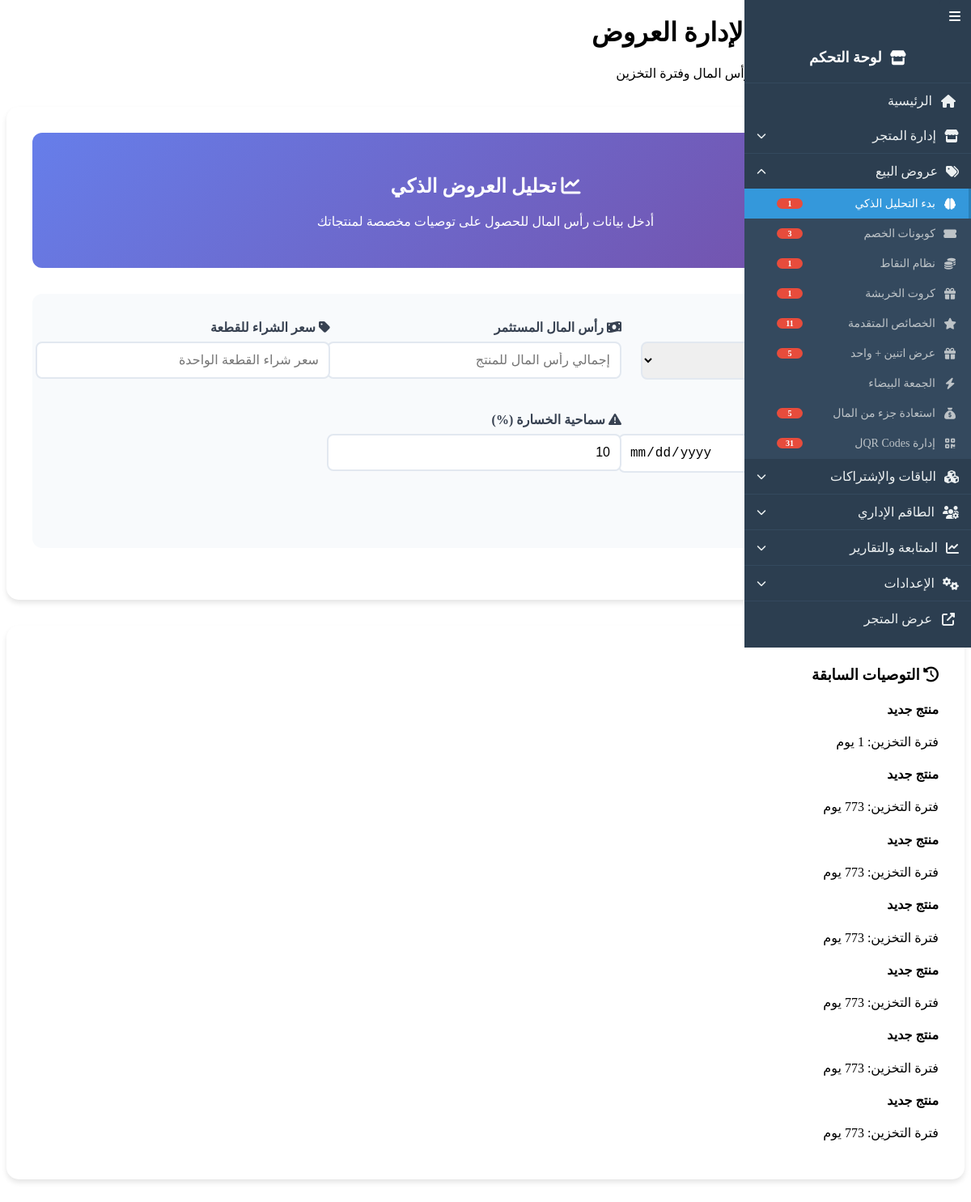
The page /admin/smart_guidance.php (signed in) on the database its author committed.
### tables this page shows
CREATE TABLE `merchant_smart_guidance` (
  `id` int(11) NOT NULL,
  `merchant_id` int(11) NOT NULL,
  `product_id` int(11) NOT NULL,
  `capital_amount` decimal(12,2) NOT NULL,
  `purchase_date` date NOT NULL,
  `purchase_price` decimal(10,2) NOT NULL,
  `current_price` decimal(10,2) NOT NULL,
  `storage_duration` int(11) DEFAULT 0,
  `loss_tolerance` decimal(5,2) DEFAULT 10.00,
  `recommended_offers` longtext DEFAULT NULL CHECK (json_valid(`recommended_offers`)),
  `expected_loss_rate` decimal(5,2) DEFAULT 0.00,
  `expected_profit_rate` decimal(5,2) DEFAULT 0.00,
  `analysis_data` longtext DEFAULT NULL CHECK (json_valid(`analysis_data`)),
  `is_active` tinyint(1) DEFAULT 1,
  `created_at` timestamp NOT NULL DEFAULT current_timestamp(),
  `updated_at` timestamp NOT NULL DEFAULT current_timestamp() ON UPDATE current_timestamp()
);

CREATE TABLE `products` (
  `id` int(11) NOT NULL,
  `category_id` int(11) DEFAULT NULL,
  `title` varchar(255) NOT NULL,
  `slug` varchar(255) NOT NULL,
  `description` text DEFAULT NULL,
  `short_description` varchar(500) DEFAULT NULL,
  `price` decimal(10,2) NOT NULL,
  `discount_percentage` decimal(5,2) DEFAULT 0.00,
  `discount_amount` decimal(10,2) DEFAULT 0.00,
  `final_price` decimal(10,2) GENERATED ALWAYS AS (`price` - greatest(`discount_amount`,`price` * `discount_percentage` / 100)) STORED,
  `ad_discount_increase` decimal(5,2) DEFAULT 0.00,
  `ad_end_date` timestamp NULL DEFAULT NULL,
  `stock` int(11) DEFAULT 0,
  `sku` varchar(100) DEFAULT NULL,
  `weight` decimal(8,2) DEFAULT NULL,
  `dimensions` varchar(100) DEFAULT NULL,
  `main_image` varchar(255) DEFAULT NULL,
  `views` int(11) DEFAULT 0,
  `orders_count` int(11) DEFAULT 0,
  `rating_avg` decimal(3,2) DEFAULT 0.00,
  `rating_count` int(11) DEFAULT 0,
  `is_featured` tinyint(1) DEFAULT 0,
  `is_active` tinyint(1) DEFAULT 1,
  `meta_title` varchar(255) DEFAULT NULL,
  `meta_description` text DEFAULT NULL,
  `created_at` timestamp NOT NULL DEFAULT current_timestamp(),
  `updated_at` timestamp NOT NULL DEFAULT current_timestamp() ON UPDATE current_timestamp(),
  `product_condition` enum('new','used','refurbished','needs_repair') DEFAULT 'new',
  `special_offer_type` enum('none','points','coupon','gift','discount') DEFAULT 'none',
  `special_offer_value` varchar(255) DEFAULT NULL,
  `auction_enabled` tinyint(1) DEFAULT 0,
  `auction_end_time` timestamp NULL DEFAULT NULL,
  `starting_price` decimal(10,2) DEFAULT 0.00,
  `current_bid` decimal(10,2) DEFAULT 0.00,
  `bid_count` int(11) DEFAULT 0,
  `created_by` int(11) DEFAULT NULL,
  `store_type` enum('main','customer') DEFAULT 'main',
  `donation_discount_applied` tinyint(1) DEFAULT 0,
  `donation_id` int(11) DEFAULT NULL
);

### functions.php (called while the page is built, shortened)
<?php
require_once 'config.php';
 ?>
<?php
function getMerchantRecommendations($merchant_id) {
    global $pdo;
    $stmt = $pdo->prepare("
        SELECT mg.*, p.title as product_title
        FROM merchant_smart_guidance mg
        JOIN products p ON mg.product_id = p.id
        WHERE mg.merchant_id = ?
        ORDER BY mg.updated_at DESC
        LIMIT 10
    ");
    $stmt->execute([$merchant_id]);
    return $stmt->fetchAll(PDO::FETCH_ASSOC);
}
?>

### admin/smart_guidance.php (the view, shortened to what this page needs)
<?php
require_once '../functions.php';
$merchant_id = $_SESSION['customer_id'];
$previous_recommendations = getMerchantRecommendations($merchant_id);
?>
<!DOCTYPE html>
<html lang="ar" dir="rtl">
<head>
    <link rel="stylesheet" href="https://cdnjs.cloudflare.com/ajax/libs/font-awesome/6.4.0/css/all.min.css">
</head>
<body>
    <?php include 'sidebar.php'; ?>
    <div class="main-content">
        <div class="container">
            <div class="page-header">
                <h1><i class="fas fa-robot"></i> الاسترشاد الذكي لإدارة العروض</h1>
                <p>تحليل ذكي لمنتجاتك وتوصيات مبنية على رأس المال وفترة التخزين</p>
            </div>
            <div class="smart-guidance-container">
                <div class="analysis-header">
                    <h2><i class="fas fa-chart-line"></i> تحليل العروض الذكي</h2>
                    <p>أدخل بيانات رأس المال للحصول على توصيات مخصصة لمنتجاتك</p>
                </div>
                <form method="POST" class="capital-input-form">
                    <div class="form-grid">
                        <div class="form-group">
                            <label for="product_id"><i class="fas fa-box"></i> اختر المنتج</label>
                        </div>
                        <div class="form-group">
                            <label for="capital_amount"><i class="fas fa-money-bill-wave"></i> رأس المال المستثمر</label>
                            <input type="number" name="capital_amount" id="capital_amount" step="0.01" required
                                   placeholder="إجمالي رأس المال للمنتج">
                        </div>
                        <div class="form-group">
                            <label for="purchase_price"><i class="fas fa-tag"></i> سعر الشراء للقطعة</label>
                            <input type="number" name="purchase_price" id="purchase_price" step="0.01" required
                                   placeholder="سعر شراء القطعة الواحدة">
                        </div>
                        <div class="form-group">
                            <label for="purchase_date"><i class="fas fa-calendar"></i> تاريخ الشراء</label>
                        </div>
                        <div class="form-group">
                            <label for="loss_tolerance"><i class="fas fa-exclamation-triangle"></i> سماحية الخسارة (%)</label>
                            <input type="number" name="loss_tolerance" id="loss_tolerance" value="10" step="0.1" min="0" max="100"
                                   placeholder="أقصى نسبة خسارة مقبولة">
                        </div>
                    </div>
                    <button type="submit" class="btn btn-primary">
                    </button>
                </form>
            </div>
            <?php if (!empty($previous_recommendations)): ?>
                <div class="smart-guidance-container">
                    <h3><i class="fas fa-history"></i> التوصيات السابقة</h3>
                    <div class="previous-recommendations">
                        <?php foreach ($previous_recommendations as $recommendation): ?>
                            <div class="recommendation-summary">
                                <h4><?= htmlspecialchars($recommendation['product_title']) ?></h4>
                                <p>فترة التخزين: <?= $recommendation['storage_duration'] ?> يوم</p>
                            </div>
                        <?php endforeach; ?>
                    </div>
                </div>
            <?php endif; ?>
        </div>
    </div>
</body>
</html>

### admin/smart_guidance.php (style rules this page uses)
.smart-guidance-container { background: white; border-radius: 15px; padding: 2rem; margin: 2rem 0; box-shadow: 0 4px 6px rgba(0, 0, 0, 0.1); }
.analysis-header { background: linear-gradient(135deg, #667eea 0%, #764ba2 100%); color: white; padding: 2rem; border-radius: 12px; margin-bottom: 2rem; text-align: center; }
.capital-input-form { background: #f8fafc; padding: 2rem; border-radius: 12px; margin-bottom: 2rem; }
.form-grid { display: grid; grid-template-columns: repeat(auto-fit, minmax(250px, 1fr)); gap: 1.5rem; margin-bottom: 1.5rem; }
.form-group { margin-bottom: 1rem; }
.form-group label { display: block; margin-bottom: 0.5rem; font-weight: 600; color: #374151; }
.form-group input, .form-group select { width: 100%; padding: 0.75rem; border: 2px solid #e2e8f0; border-radius: 8px; font-size: 1rem; }

### rows shown on the page
merchant_smart_guidance: product.title "منتج جديد", storage_duration "1"
merchant_smart_guidance: product.title "منتج جديد", storage_duration "773"
merchant_smart_guidance: product.title "منتج جديد", storage_duration "773"
merchant_smart_guidance: product.title "منتج جديد", storage_duration "773"
merchant_smart_guidance: product.title "منتج جديد", storage_duration "773"
merchant_smart_guidance: product.title "منتج جديد", storage_duration "773"
merchant_smart_guidance: product.title "منتج جديد", storage_duration "773"

### other values the page prints
$item['text'] "الرئيسية"
$submenu_title "إدارة المتجر"
$submenu_title "عروض البيع"
$item['text'] "بدء التحليل الذكي"
$item['count'] "1"
$item['text'] "كوبونات الخصم"
$item['count'] "3"
$item['text'] "نظام النقاط"
$item['text'] "كروت الخربشة"
$item['text'] "الخصائص المتقدمة"
$item['count'] "11"
$item['text'] "عرض اتنين + واحد"
$item['count'] "5"
$item['text'] "الجمعة البيضاء"
$item['text'] "استعادة جزء من المال"
